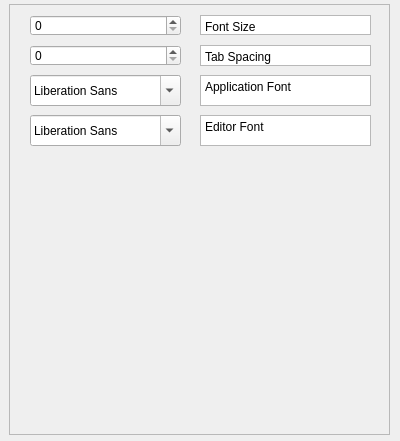
<?xml version="1.0" encoding="UTF-8"?>
<ui version="4.0">
 <class>SettingsWindow</class>
 <widget class="QDialog" name="SettingsWindow">
  <property name="geometry">
   <rect>
    <x>0</x>
    <y>0</y>
    <width>400</width>
    <height>441</height>
   </rect>
  </property>
  <property name="windowTitle">
   <string>Dialog</string>
  </property>
  <widget class="QScrollArea" name="scrollArea">
   <property name="geometry">
    <rect>
     <x>9</x>
     <y>4</y>
     <width>381</width>
     <height>431</height>
    </rect>
   </property>
   <property name="widgetResizable">
    <bool>true</bool>
   </property>
   <widget class="QWidget" name="scrollAreaWidgetContents">
    <property name="geometry">
     <rect>
      <x>0</x>
      <y>0</y>
      <width>379</width>
      <height>429</height>
     </rect>
    </property>
    <widget class="QSpinBox" name="font_box">
     <property name="geometry">
      <rect>
       <x>20</x>
       <y>10</y>
       <width>151</width>
       <height>21</height>
      </rect>
     </property>
    </widget>
    <widget class="QTextEdit" name="textEdit">
     <property name="geometry">
      <rect>
       <x>190</x>
       <y>10</y>
       <width>171</width>
       <height>20</height>
      </rect>
     </property>
     <property name="verticalScrollBarPolicy">
      <enum>Qt::ScrollBarAlwaysOff</enum>
     </property>
     <property name="horizontalScrollBarPolicy">
      <enum>Qt::ScrollBarAlwaysOff</enum>
     </property>
     <property name="readOnly">
      <bool>true</bool>
     </property>
     <property name="html">
      <string>&lt;!DOCTYPE HTML PUBLIC &quot;-//W3C//DTD HTML 4.0//EN&quot; &quot;http://www.w3.org/TR/REC-html40/strict.dtd&quot;&gt;
&lt;html&gt;&lt;head&gt;&lt;meta name=&quot;qrichtext&quot; content=&quot;1&quot; /&gt;&lt;meta charset=&quot;utf-8&quot; /&gt;&lt;style type=&quot;text/css&quot;&gt;
p, li { white-space: pre-wrap; }
hr { height: 1px; border-width: 0; }
li.unchecked::marker { content: &quot;\2610&quot;; }
li.checked::marker { content: &quot;\2612&quot;; }
&lt;/style&gt;&lt;/head&gt;&lt;body style=&quot; font-family:'Segoe UI'; font-size:9pt; font-weight:400; font-style:normal;&quot;&gt;
&lt;p style=&quot; margin-top:0px; margin-bottom:0px; margin-left:0px; margin-right:0px; -qt-block-indent:0; text-indent:0px;&quot;&gt;Font Size&lt;/p&gt;&lt;/body&gt;&lt;/html&gt;</string>
     </property>
    </widget>
    <widget class="QSpinBox" name="tab_box">
     <property name="geometry">
      <rect>
       <x>20</x>
       <y>40</y>
       <width>151</width>
       <height>21</height>
      </rect>
     </property>
    </widget>
    <widget class="QFontComboBox" name="AppFont">
     <property name="geometry">
      <rect>
       <x>20</x>
       <y>70</y>
       <width>151</width>
       <height>31</height>
      </rect>
     </property>
    </widget>
    <widget class="QTextEdit" name="textEdit_7">
     <property name="geometry">
      <rect>
       <x>190</x>
       <y>40</y>
       <width>171</width>
       <height>21</height>
      </rect>
     </property>
     <property name="verticalScrollBarPolicy">
      <enum>Qt::ScrollBarAlwaysOff</enum>
     </property>
     <property name="horizontalScrollBarPolicy">
      <enum>Qt::ScrollBarAlwaysOff</enum>
     </property>
     <property name="readOnly">
      <bool>true</bool>
     </property>
     <property name="html">
      <string>&lt;!DOCTYPE HTML PUBLIC &quot;-//W3C//DTD HTML 4.0//EN&quot; &quot;http://www.w3.org/TR/REC-html40/strict.dtd&quot;&gt;
&lt;html&gt;&lt;head&gt;&lt;meta name=&quot;qrichtext&quot; content=&quot;1&quot; /&gt;&lt;meta charset=&quot;utf-8&quot; /&gt;&lt;style type=&quot;text/css&quot;&gt;
p, li { white-space: pre-wrap; }
hr { height: 1px; border-width: 0; }
li.unchecked::marker { content: &quot;\2610&quot;; }
li.checked::marker { content: &quot;\2612&quot;; }
&lt;/style&gt;&lt;/head&gt;&lt;body style=&quot; font-family:'Segoe UI'; font-size:9pt; font-weight:400; font-style:normal;&quot;&gt;
&lt;p style=&quot; margin-top:0px; margin-bottom:0px; margin-left:0px; margin-right:0px; -qt-block-indent:0; text-indent:0px;&quot;&gt;Tab Spacing&lt;/p&gt;&lt;/body&gt;&lt;/html&gt;</string>
     </property>
    </widget>
    <widget class="QTextEdit" name="textEdit_8">
     <property name="geometry">
      <rect>
       <x>190</x>
       <y>70</y>
       <width>171</width>
       <height>31</height>
      </rect>
     </property>
     <property name="verticalScrollBarPolicy">
      <enum>Qt::ScrollBarAlwaysOff</enum>
     </property>
     <property name="horizontalScrollBarPolicy">
      <enum>Qt::ScrollBarAlwaysOff</enum>
     </property>
     <property name="readOnly">
      <bool>true</bool>
     </property>
     <property name="html">
      <string>&lt;!DOCTYPE HTML PUBLIC &quot;-//W3C//DTD HTML 4.0//EN&quot; &quot;http://www.w3.org/TR/REC-html40/strict.dtd&quot;&gt;
&lt;html&gt;&lt;head&gt;&lt;meta name=&quot;qrichtext&quot; content=&quot;1&quot; /&gt;&lt;meta charset=&quot;utf-8&quot; /&gt;&lt;style type=&quot;text/css&quot;&gt;
p, li { white-space: pre-wrap; }
hr { height: 1px; border-width: 0; }
li.unchecked::marker { content: &quot;\2610&quot;; }
li.checked::marker { content: &quot;\2612&quot;; }
&lt;/style&gt;&lt;/head&gt;&lt;body style=&quot; font-family:'Segoe UI'; font-size:9pt; font-weight:400; font-style:normal;&quot;&gt;
&lt;p style=&quot; margin-top:0px; margin-bottom:0px; margin-left:0px; margin-right:0px; -qt-block-indent:0; text-indent:0px;&quot;&gt;Application Font&lt;/p&gt;&lt;/body&gt;&lt;/html&gt;</string>
     </property>
    </widget>
    <widget class="QFontComboBox" name="EditorFont">
     <property name="geometry">
      <rect>
       <x>20</x>
       <y>110</y>
       <width>151</width>
       <height>31</height>
      </rect>
     </property>
    </widget>
    <widget class="QTextEdit" name="textEdit_11">
     <property name="geometry">
      <rect>
       <x>190</x>
       <y>110</y>
       <width>171</width>
       <height>31</height>
      </rect>
     </property>
     <property name="verticalScrollBarPolicy">
      <enum>Qt::ScrollBarAlwaysOff</enum>
     </property>
     <property name="horizontalScrollBarPolicy">
      <enum>Qt::ScrollBarAlwaysOff</enum>
     </property>
     <property name="readOnly">
      <bool>true</bool>
     </property>
     <property name="html">
      <string>&lt;!DOCTYPE HTML PUBLIC &quot;-//W3C//DTD HTML 4.0//EN&quot; &quot;http://www.w3.org/TR/REC-html40/strict.dtd&quot;&gt;
&lt;html&gt;&lt;head&gt;&lt;meta name=&quot;qrichtext&quot; content=&quot;1&quot; /&gt;&lt;meta charset=&quot;utf-8&quot; /&gt;&lt;style type=&quot;text/css&quot;&gt;
p, li { white-space: pre-wrap; }
hr { height: 1px; border-width: 0; }
li.unchecked::marker { content: &quot;\2610&quot;; }
li.checked::marker { content: &quot;\2612&quot;; }
&lt;/style&gt;&lt;/head&gt;&lt;body style=&quot; font-family:'Segoe UI'; font-size:9pt; font-weight:400; font-style:normal;&quot;&gt;
&lt;p style=&quot; margin-top:0px; margin-bottom:0px; margin-left:0px; margin-right:0px; -qt-block-indent:0; text-indent:0px;&quot;&gt;Editor Font&lt;/p&gt;&lt;/body&gt;&lt;/html&gt;</string>
     </property>
    </widget>
   </widget>
  </widget>
 </widget>
 <resources/>
 <connections/>
</ui>
